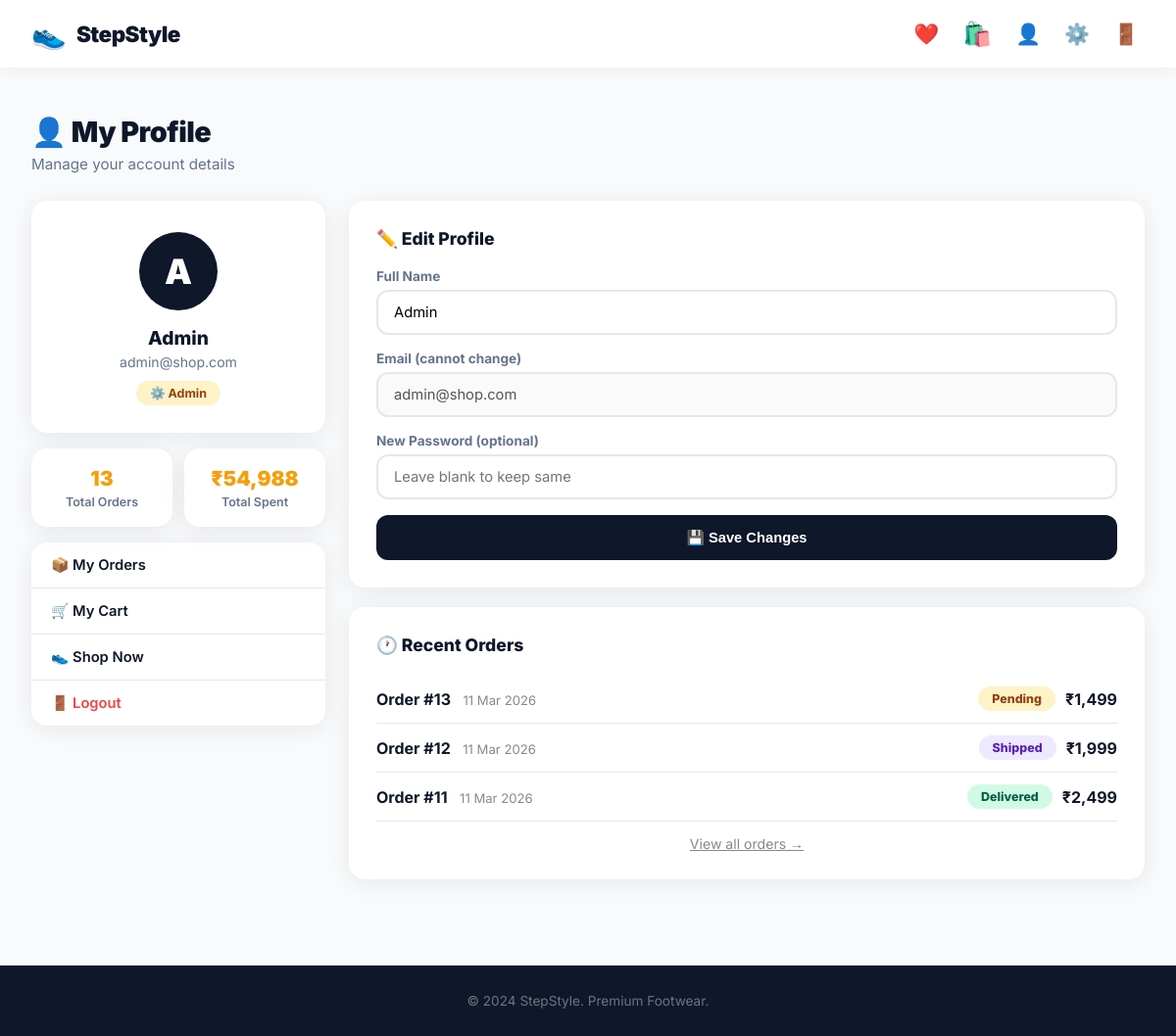
The app's page /profile (signed in), older data.
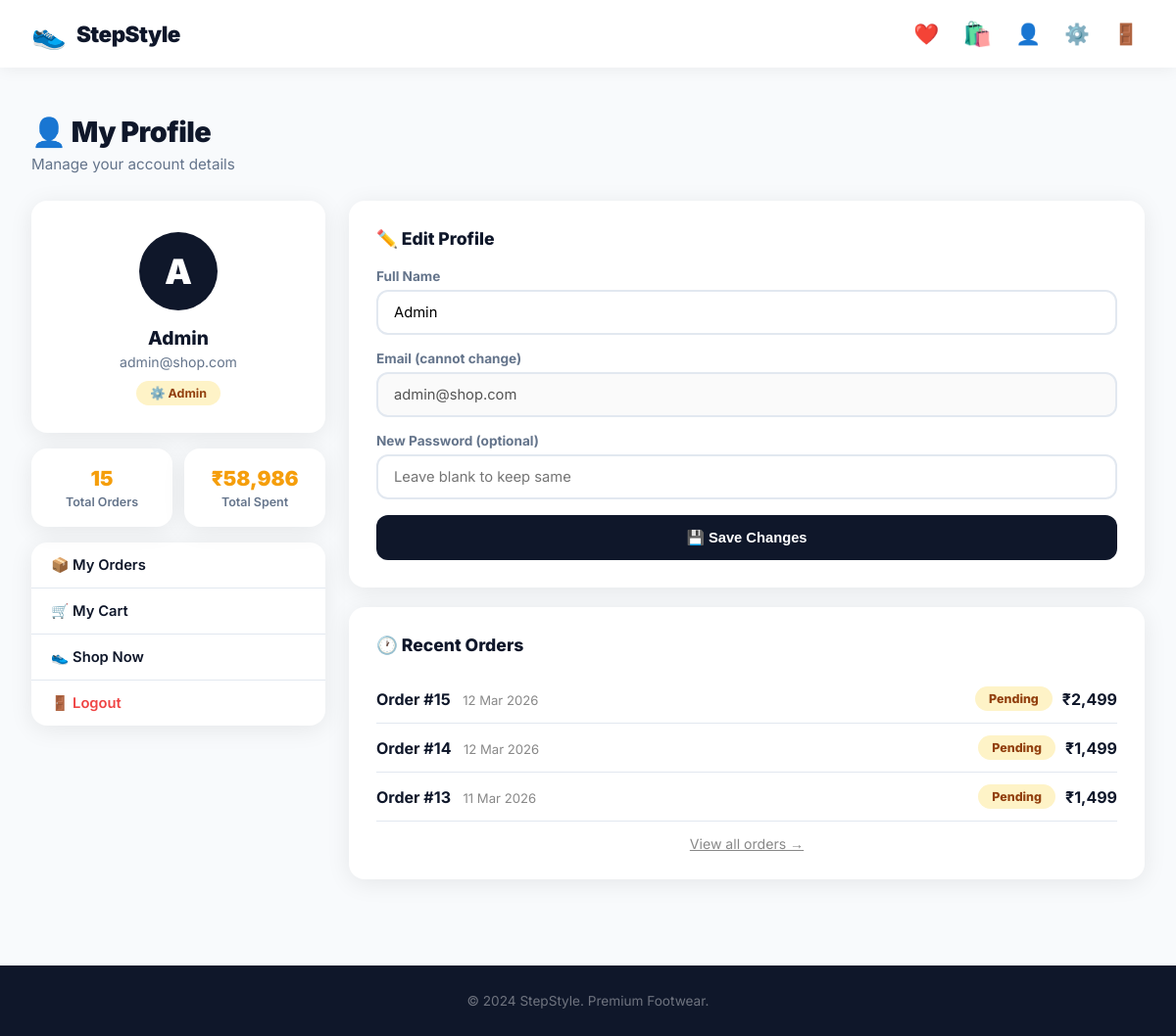
The same page, newer data.
### app.py (models this page shows)
class Order(db.Model):
    id = db.Column(db.Integer, primary_key=True)
    user_id = db.Column(db.Integer)
    items = db.Column(db.Text)
    total = db.Column(db.Float)
    status = db.Column(db.String(50), default='Pending')
    address = db.Column(db.Text)
    date = db.Column(db.DateTime, default=datetime.utcnow)

### app.py (the view)
@app.route('/profile')
def profile():
    if 'user_id' not in session:
        return redirect(url_for('login'))
    user = User.query.get(session['user_id'])
    orders = Order.query.filter_by(user_id=session['user_id']).all()
    total_spent = sum(o.total for o in orders)
    return render_template('profile.html', user=user,
                           orders=orders, total_spent=total_spent)

### app.py (called while the page is built)
def get_cart():
    return session.get('cart', {})

def cart_count():
    return sum(i['qty'] for i in get_cart().values())

### templates/profile.html (shortened to what the changed rows need)
{% extends 'base.html' %}
{% block content %}
<div class="section">
    <h2 class="section-title">👤 My Profile</h2>
    <div class="profile-layout">
        <div class="profile-left">
            <div class="profile-stats">
                <div class="pstat">
                    <h4>{{ orders|length }}</h4>
                    <p>Total Orders</p>
                </div>
                <div class="pstat">
                    <h4>₹{{ "{:,.0f}".format(total_spent) }}</h4>
                    <p>Total Spent</p>
                </div>
            </div>
        </div>
        <div class="profile-right">
            <div class="profile-form-card" style="margin-top:20px;">
                {% if orders %}
                {% for order in orders[-3:]|reverse %}
                <div class="mini-order">
                    <div>
                        <strong>Order #{{ order.id }}</strong>
                        <span style="color:#888;font-size:0.82rem;margin-left:8px;">
                            {{ order.date.strftime('%d %b %Y') }}
                        </span>
                    </div>
                    <div style="display:flex;align-items:center;gap:10px;">
                        <span class="status {{ order.status|lower }}">{{ order.status }}</span>
                        <strong>₹{{ "{:,.0f}".format(order.total) }}</strong>
                    </div>
                </div>
                {% endfor %}
                {% else %}
                <div class="empty" style="padding:30px;">
                    <p>No orders yet!</p>
                    <a href="{{ url_for('products') }}" class="btn" style="margin-top:10px;">Shop Now</a>
                </div>
                {% endif %}
            </div>
        </div>
    </div>
</div>
{% endblock %}

Row changes from the older to the newer data that the page shows:
no longer on this page (row unchanged): Order: id "12", date "11 Mar 2026", status "Shipped", total "1,999"
no longer on this page (row unchanged): Order: id "11", date "11 Mar 2026", status "Delivered", total "2,499"
added Order: id "15", date "12 Mar 2026", status "Pending", total "2,499"
added Order: id "14", date "12 Mar 2026", status "Pending", total "1,499"
Text that changed along with them:
{{ orders|length }}: "13" → "15"
{{ "{:,.0f}".format(total_spent) }}: "54,988" → "58,986"
